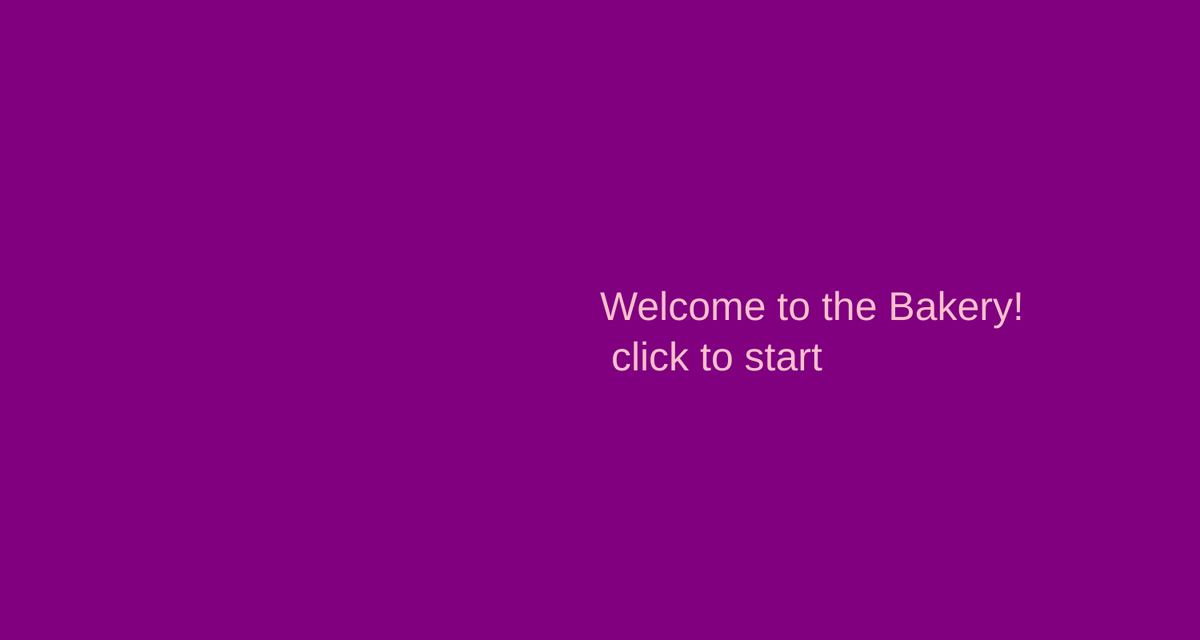
Frame 1 (no input)
Frame 60 (no input): identical to frame 1, image omitted
Frame 120 (the mouse pressed at the canvas centre since frame 60): identical to frame 1, image omitted

The p5.js sketch that drew this single still picture (run headless with seeded random() and noise() and a simulated clock; from frame 60 on, the mouse is pressed at the canvas centre):

// p5.js sketch
// ── sketch.js
var cars = [];
var frogPos ;
var myState = 0;
var myTimer = 0;

function setup() {

  createCanvas(1500, 800);

  //spawn cars!!!
  for (var i = 0; i < 5; i++) {
    cars.push(new Car());
  }


  frogPos = createVector(width/2, height-80) ;
  rectMode(CENTER) ;
  ellipseMode(CENTER) ;
}

function draw() {

switch(myState) {

case 0:  // splash screen
background('purple');
fill('pink');
textSize(50);
text('Welcome to the Bakery! \n click to start', width/2, height/2);
break;

case 1: // the game state

game() ;
myTimer++;
if (myTimer > 500) {
  myState = 3;
  myTimer = 0;
}


break;

case 2: // the win state
background('black');
fill('white')
textSize(50);
text('You Win!', width/2, height/2);
break;

case 3: // the lose state
background('white');
fill('black');
textSize(50);
text('You Lose', width/2, height/2);
break;

}

}
function mouseReleased() {
switch(myState){
  case 0:
  myState = 1;
  break;

  case 2:
  resetTheGame();
  myState = 0;
  break;

  case 3:
  resetTheGame();
  myState = 0;
  break;
}

}
// car class!!
function Car() {
  // attributes
  this.pos = createVector(100, 100);
  this.vel = createVector(random(-5, 5), random(-5, 5));
  this.r = random(255);
  this.g = random(255);
  this.b = random(255);



  // methods
  this.display = function() {
    fill(this.r, this.g, this.b);
    rect(this.pos.x, this.pos.y, 100, 50);
ellipse(this.pos.x-45, this.pos.y+25, 50, 50) ;
ellipse(this.pos.x+45, this.pos.y+25, 50, 50) ;

  }

  this.drive = function() {
    this.pos.add(this.vel);

    if (this.pos.x > width) this.pos.x = 0;
    if (this.pos.x < 0) this.pos.x = width;
    if (this.pos.y > height) this.pos.y = 0;
    if (this.pos.y < 0) this.pos.y = height;

  }

}


function checkForKeys() {
  if (keyIsDown(LEFT_ARROW)) frogPos.x = frogPos.x - 5;
  if (keyIsDown(RIGHT_ARROW)) frogPos.x = frogPos.x + 5;
  if (keyIsDown(UP_ARROW)) frogPos.y = frogPos.y - 5;
  if (keyIsDown(DOWN_ARROW)) frogPos.y = frogPos.y + 5;

}

function game() {
  background(100);
  for (var i = 0; i < cars.length; i++) {
    cars[i].display();
    cars[i].drive();
    if (cars[i].pos.dist(frogPos) < 50) {
      cars.splice(i, 1) ;
    }
  }

if (cars.length == 0) {
  myState = 2;
}
  // draw the frog
  fill('green') ;
  ellipse(frogPos.x, frogPos.y, 60, 60) ;
  checkForKeys() ;

}


function resetTheGame() {
cars = [] ;
for (var i = 0; i < 5; i++) {
  cars.push(new Car());
}
timer = 0;

}
